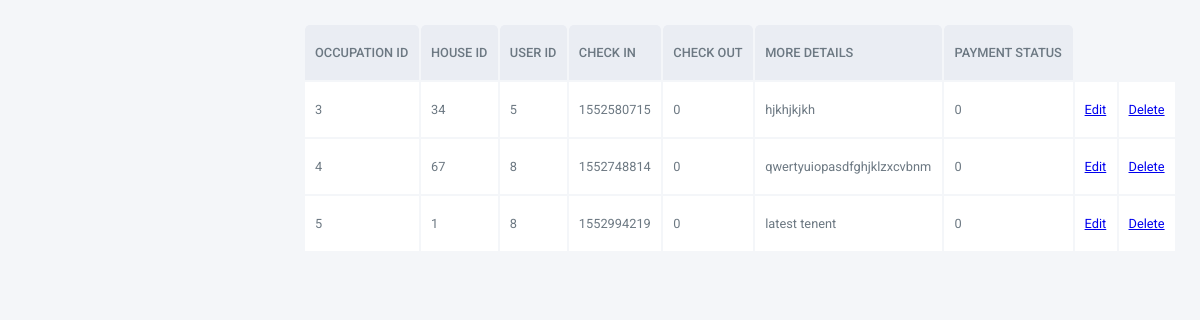
The page /crud/payments.php on the database its author committed.
### tables this page shows
CREATE TABLE IF NOT EXISTS `tenant_house` (
  `tenant_houseid` bigint(10) NOT NULL AUTO_INCREMENT,
  `houseid` bigint(10) NOT NULL DEFAULT '0',
  `userid` bigint(10) NOT NULL DEFAULT '0',
  `checkin` bigint(10) NOT NULL DEFAULT '0',
  `checkout` bigint(10) NOT NULL DEFAULT '0',
  `moredetails` text,
  `paymentstatus` tinyint(1) NOT NULL,
  PRIMARY KEY (`tenant_houseid`)
);

### crud/payments.php (the view, shortened to what this page needs)
<?php
	include "../server.php";
?>
<!DOCTYPE html>
<html>
<head>
	<link rel="stylesheet" type="text/css" href="../css/admin.css">
	<link href="https://stackpath.bootstrapcdn.com/font-awesome/4.7.0/css/font-awesome.min.css" rel="stylesheet">
</head>
<body>
	<section id="content-area">
		<table>
			<thead>
				<tr>
					<th> Occupation ID </th>
					<th> House ID </th>
					<th> User ID </th>
					<th> Check In </th>
					<th> Check Out </th>
					<th> More Details </th>
					<th> Payment Status </th>
				</tr>
			</thead>
			<?php
				$sql = "SELECT * FROM tenant_house";
				$result = mysqli_query($db, $sql);
					if ($result -> num_rows > 0) {
					while ($row = mysqli_fetch_object($result)) {
			?>
			<tbody>
				<tr>
					<td> <?php echo $row ->tenant_houseid?> </td>
					<td> <?php echo $row ->houseid?> </td>
					<td> <?php echo $row ->userid?> </td>
					<td> <?php echo $row ->checkin?> </td>
					<td> <?php echo $row ->checkout?> </td>
					<td> <?php echo $row ->moredetails?> </td>
					<td> <?php echo $row ->paymentstatus?> </td>
					<td> <a href="../crud/editusers.php?edited=1&houseid=<?php echo $row->houseid ?>">  Edit</a> </td>
					<td> <a href="../DB/userProcess.php?delete=1&houseid=<?php echo $row->houseid?>" onclick="return confirm('Are you sure you want to delete house <?php echo $row ->housenumber ?>  from the database?')"> Delete </a> </td>
				</tr>
			</tbody>
			<?php
					}
				}else{
					echo "Error";
				}
			?>
		</table>
	</section>
</body>
</html>

### css/admin.css (style rules this page uses)
* { box-sizing: border-box; }
body { font-family: 'Roboto', sans-serif; background: #F4F6F9; }
#content-area { margin-left: 280px; padding: 15px; }
table { width: 100% }
table thead { background: #EAEDF3; }
table thead th { font-size: 0.8rem; padding: 20px 10px; text-transform: uppercase; font-weight: 500; text-align: left; color: #6C7882; -webkit-border-top-left-radius: 5px; -webkit-border-top-right-radius: 5px; -moz-border-radius-top-left: 5px; -moz-border-radius-top-right: 5px; border-top-left-radius: 5px; border-top-right-radius: 5px; }
table tbody { background: #fff; font-size: 0.8rem; }
table tbody td { padding: 20px 10px; color: #6C7882 }

### rows shown on the page
tenant_house: tenant_houseid "3", houseid "34", userid "5", checkin "1552580715", checkout "0", moredetails "hjkhjkjkh", paymentstatus "0"
tenant_house: tenant_houseid "4", houseid "67", userid "8", checkin "1552748814", checkout "0", moredetails "qwertyuiopasdfghjklzxcvbnm", paymentstatus "0"
tenant_house: tenant_houseid "5", houseid "1", userid "8", checkin "1552994219", checkout "0", moredetails "latest tenent", paymentstatus "0"
